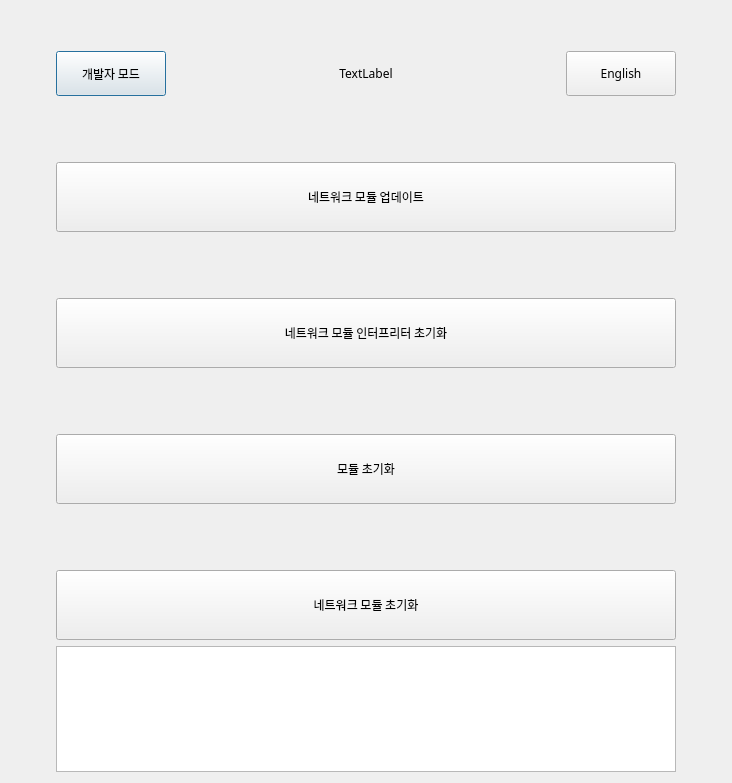
<?xml version="1.0" encoding="UTF-8"?>
<ui version="4.0">
 <class>MODI_FIRMWARE_UPDATER</class>
 <widget class="QDialog" name="MODI_FIRMWARE_UPDATER">
  <property name="geometry">
   <rect>
    <x>0</x>
    <y>0</y>
    <width>732</width>
    <height>783</height>
   </rect>
  </property>
  <property name="sizePolicy">
   <sizepolicy hsizetype="MinimumExpanding" vsizetype="MinimumExpanding">
    <horstretch>0</horstretch>
    <verstretch>0</verstretch>
   </sizepolicy>
  </property>
  <property name="minimumSize">
   <size>
    <width>732</width>
    <height>783</height>
   </size>
  </property>
  <property name="maximumSize">
   <size>
    <width>744</width>
    <height>16777215</height>
   </size>
  </property>
  <property name="font">
   <font>
    <family>LuxHanSans</family>
   </font>
  </property>
  <property name="focusPolicy">
   <enum>Qt::StrongFocus</enum>
  </property>
  <property name="windowTitle">
   <string>Dialog</string>
  </property>
  <property name="autoFillBackground">
   <bool>false</bool>
  </property>
  <layout class="QGridLayout" name="gridLayout">
   <item row="1" column="2">
    <spacer name="horizontalSpacer_3">
     <property name="orientation">
      <enum>Qt::Horizontal</enum>
     </property>
     <property name="sizeType">
      <enum>QSizePolicy::MinimumExpanding</enum>
     </property>
     <property name="sizeHint" stdset="0">
      <size>
       <width>40</width>
       <height>20</height>
      </size>
     </property>
    </spacer>
   </item>
   <item row="0" column="1">
    <spacer name="verticalSpacer_4">
     <property name="orientation">
      <enum>Qt::Vertical</enum>
     </property>
     <property name="sizeType">
      <enum>QSizePolicy::Fixed</enum>
     </property>
     <property name="sizeHint" stdset="0">
      <size>
       <width>20</width>
       <height>40</height>
      </size>
     </property>
    </spacer>
   </item>
   <item row="1" column="1">
    <layout class="QVBoxLayout" name="verticalLayout">
     <property name="sizeConstraint">
      <enum>QLayout::SetMinimumSize</enum>
     </property>
     <item>
      <layout class="QHBoxLayout" name="horizontalLayout" stretch="0,0,0,0,0">
       <item>
        <widget class="QPushButton" name="devmode_button">
         <property name="sizePolicy">
          <sizepolicy hsizetype="Fixed" vsizetype="Fixed">
           <horstretch>0</horstretch>
           <verstretch>0</verstretch>
          </sizepolicy>
         </property>
         <property name="minimumSize">
          <size>
           <width>110</width>
           <height>45</height>
          </size>
         </property>
         <property name="font">
          <font>
           <family>LuxHanSans</family>
           <kerning>true</kerning>
          </font>
         </property>
         <property name="text">
          <string>개발자 모드</string>
         </property>
        </widget>
       </item>
       <item>
        <spacer name="horizontalSpacer_2">
         <property name="orientation">
          <enum>Qt::Horizontal</enum>
         </property>
         <property name="sizeType">
          <enum>QSizePolicy::MinimumExpanding</enum>
         </property>
         <property name="sizeHint" stdset="0">
          <size>
           <width>80</width>
           <height>20</height>
          </size>
         </property>
        </spacer>
       </item>
       <item>
        <widget class="QLabel" name="lux_logo">
         <property name="sizePolicy">
          <sizepolicy hsizetype="Fixed" vsizetype="Fixed">
           <horstretch>0</horstretch>
           <verstretch>0</verstretch>
          </sizepolicy>
         </property>
         <property name="autoFillBackground">
          <bool>true</bool>
         </property>
         <property name="text">
          <string>TextLabel</string>
         </property>
         <property name="alignment">
          <set>Qt::AlignCenter</set>
         </property>
        </widget>
       </item>
       <item>
        <spacer name="horizontalSpacer_6">
         <property name="orientation">
          <enum>Qt::Horizontal</enum>
         </property>
         <property name="sizeType">
          <enum>QSizePolicy::MinimumExpanding</enum>
         </property>
         <property name="sizeHint" stdset="0">
          <size>
           <width>80</width>
           <height>20</height>
          </size>
         </property>
        </spacer>
       </item>
       <item>
        <widget class="QPushButton" name="translate_button">
         <property name="sizePolicy">
          <sizepolicy hsizetype="Fixed" vsizetype="Fixed">
           <horstretch>0</horstretch>
           <verstretch>0</verstretch>
          </sizepolicy>
         </property>
         <property name="minimumSize">
          <size>
           <width>110</width>
           <height>45</height>
          </size>
         </property>
         <property name="maximumSize">
          <size>
           <width>16777215</width>
           <height>16777215</height>
          </size>
         </property>
         <property name="font">
          <font>
           <family>LuxHanSans</family>
           <kerning>true</kerning>
          </font>
         </property>
         <property name="focusPolicy">
          <enum>Qt::WheelFocus</enum>
         </property>
         <property name="toolTipDuration">
          <number>0</number>
         </property>
         <property name="text">
          <string>English</string>
         </property>
         <property name="iconSize">
          <size>
           <width>16</width>
           <height>16</height>
          </size>
         </property>
         <property name="autoDefault">
          <bool>true</bool>
         </property>
         <property name="default">
          <bool>false</bool>
         </property>
         <property name="flat">
          <bool>false</bool>
         </property>
        </widget>
       </item>
      </layout>
     </item>
     <item>
      <spacer name="verticalSpacer_3">
       <property name="orientation">
        <enum>Qt::Vertical</enum>
       </property>
       <property name="sizeType">
        <enum>QSizePolicy::Fixed</enum>
       </property>
       <property name="sizeHint" stdset="0">
        <size>
         <width>20</width>
         <height>60</height>
        </size>
       </property>
      </spacer>
     </item>
     <item>
      <widget class="QPushButton" name="update_network_esp32">
       <property name="sizePolicy">
        <sizepolicy hsizetype="Fixed" vsizetype="Fixed">
         <horstretch>0</horstretch>
         <verstretch>0</verstretch>
        </sizepolicy>
       </property>
       <property name="minimumSize">
        <size>
         <width>620</width>
         <height>70</height>
        </size>
       </property>
       <property name="maximumSize">
        <size>
         <width>620</width>
         <height>70</height>
        </size>
       </property>
       <property name="font">
        <font>
         <family>LuxHanSans</family>
         <kerning>true</kerning>
        </font>
       </property>
       <property name="focusPolicy">
        <enum>Qt::NoFocus</enum>
       </property>
       <property name="text">
        <string>네트워크 모듈 업데이트</string>
       </property>
       <property name="iconSize">
        <size>
         <width>64</width>
         <height>64</height>
        </size>
       </property>
       <property name="checkable">
        <bool>false</bool>
       </property>
       <property name="autoDefault">
        <bool>false</bool>
       </property>
      </widget>
     </item>
     <item>
      <spacer name="verticalSpacer_6">
       <property name="orientation">
        <enum>Qt::Vertical</enum>
       </property>
       <property name="sizeType">
        <enum>QSizePolicy::Fixed</enum>
       </property>
       <property name="sizeHint" stdset="0">
        <size>
         <width>20</width>
         <height>60</height>
        </size>
       </property>
      </spacer>
     </item>
     <item>
      <widget class="QPushButton" name="update_network_esp32_interpreter">
       <property name="sizePolicy">
        <sizepolicy hsizetype="Fixed" vsizetype="Fixed">
         <horstretch>0</horstretch>
         <verstretch>0</verstretch>
        </sizepolicy>
       </property>
       <property name="minimumSize">
        <size>
         <width>620</width>
         <height>70</height>
        </size>
       </property>
       <property name="maximumSize">
        <size>
         <width>620</width>
         <height>70</height>
        </size>
       </property>
       <property name="font">
        <font>
         <family>LuxHanSans</family>
         <kerning>true</kerning>
        </font>
       </property>
       <property name="focusPolicy">
        <enum>Qt::NoFocus</enum>
       </property>
       <property name="text">
        <string>네트워크 모듈 인터프리터 초기화</string>
       </property>
       <property name="iconSize">
        <size>
         <width>64</width>
         <height>64</height>
        </size>
       </property>
       <property name="checkable">
        <bool>false</bool>
       </property>
       <property name="autoDefault">
        <bool>false</bool>
       </property>
      </widget>
     </item>
     <item>
      <spacer name="verticalSpacer">
       <property name="orientation">
        <enum>Qt::Vertical</enum>
       </property>
       <property name="sizeType">
        <enum>QSizePolicy::Fixed</enum>
       </property>
       <property name="sizeHint" stdset="0">
        <size>
         <width>20</width>
         <height>60</height>
        </size>
       </property>
      </spacer>
     </item>
     <item>
      <widget class="QPushButton" name="update_stm32_modules">
       <property name="sizePolicy">
        <sizepolicy hsizetype="Fixed" vsizetype="Fixed">
         <horstretch>0</horstretch>
         <verstretch>0</verstretch>
        </sizepolicy>
       </property>
       <property name="minimumSize">
        <size>
         <width>620</width>
         <height>70</height>
        </size>
       </property>
       <property name="maximumSize">
        <size>
         <width>620</width>
         <height>70</height>
        </size>
       </property>
       <property name="font">
        <font>
         <family>LuxHanSans</family>
         <kerning>true</kerning>
        </font>
       </property>
       <property name="focusPolicy">
        <enum>Qt::NoFocus</enum>
       </property>
       <property name="text">
        <string>모듈 초기화</string>
       </property>
       <property name="iconSize">
        <size>
         <width>64</width>
         <height>64</height>
        </size>
       </property>
       <property name="autoDefault">
        <bool>false</bool>
       </property>
      </widget>
     </item>
     <item>
      <spacer name="verticalSpacer_2">
       <property name="orientation">
        <enum>Qt::Vertical</enum>
       </property>
       <property name="sizeType">
        <enum>QSizePolicy::Fixed</enum>
       </property>
       <property name="sizeHint" stdset="0">
        <size>
         <width>20</width>
         <height>60</height>
        </size>
       </property>
      </spacer>
     </item>
     <item>
      <widget class="QPushButton" name="update_network_stm32">
       <property name="sizePolicy">
        <sizepolicy hsizetype="Fixed" vsizetype="Fixed">
         <horstretch>0</horstretch>
         <verstretch>0</verstretch>
        </sizepolicy>
       </property>
       <property name="minimumSize">
        <size>
         <width>620</width>
         <height>70</height>
        </size>
       </property>
       <property name="maximumSize">
        <size>
         <width>620</width>
         <height>70</height>
        </size>
       </property>
       <property name="font">
        <font>
         <family>LuxHanSans</family>
         <kerning>true</kerning>
        </font>
       </property>
       <property name="focusPolicy">
        <enum>Qt::NoFocus</enum>
       </property>
       <property name="text">
        <string>네트워크 모듈 초기화</string>
       </property>
       <property name="iconSize">
        <size>
         <width>64</width>
         <height>64</height>
        </size>
       </property>
       <property name="autoDefault">
        <bool>false</bool>
       </property>
      </widget>
     </item>
    </layout>
   </item>
   <item row="1" column="0">
    <spacer name="horizontalSpacer">
     <property name="orientation">
      <enum>Qt::Horizontal</enum>
     </property>
     <property name="sizeType">
      <enum>QSizePolicy::MinimumExpanding</enum>
     </property>
     <property name="sizeHint" stdset="0">
      <size>
       <width>40</width>
       <height>20</height>
      </size>
     </property>
    </spacer>
   </item>
   <item row="4" column="0">
    <spacer name="horizontalSpacer_4">
     <property name="orientation">
      <enum>Qt::Horizontal</enum>
     </property>
     <property name="sizeType">
      <enum>QSizePolicy::MinimumExpanding</enum>
     </property>
     <property name="sizeHint" stdset="0">
      <size>
       <width>40</width>
       <height>20</height>
      </size>
     </property>
    </spacer>
   </item>
   <item row="4" column="1">
    <widget class="QTextBrowser" name="console">
     <property name="enabled">
      <bool>true</bool>
     </property>
     <property name="sizePolicy">
      <sizepolicy hsizetype="Expanding" vsizetype="Expanding">
       <horstretch>0</horstretch>
       <verstretch>0</verstretch>
      </sizepolicy>
     </property>
     <property name="minimumSize">
      <size>
       <width>550</width>
       <height>0</height>
      </size>
     </property>
     <property name="frameShape">
      <enum>QFrame::StyledPanel</enum>
     </property>
    </widget>
   </item>
   <item row="4" column="2">
    <spacer name="horizontalSpacer_5">
     <property name="orientation">
      <enum>Qt::Horizontal</enum>
     </property>
     <property name="sizeType">
      <enum>QSizePolicy::MinimumExpanding</enum>
     </property>
     <property name="sizeHint" stdset="0">
      <size>
       <width>40</width>
       <height>20</height>
      </size>
     </property>
    </spacer>
   </item>
   <item row="5" column="1">
    <spacer name="verticalSpacer_5">
     <property name="orientation">
      <enum>Qt::Vertical</enum>
     </property>
     <property name="sizeHint" stdset="0">
      <size>
       <width>20</width>
       <height>40</height>
      </size>
     </property>
    </spacer>
   </item>
  </layout>
 </widget>
 <resources/>
 <connections/>
 <slots>
  <slot>slot1()</slot>
  <slot>slot2()</slot>
  <slot>slot3()</slot>
 </slots>
</ui>
